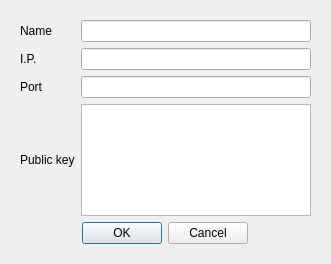
<?xml version="1.0" encoding="UTF-8"?>
<ui version="4.0">
 <class>RootNodeGui</class>
 <widget class="QWidget" name="RootNodeGui">
  <property name="geometry">
   <rect>
    <x>0</x>
    <y>0</y>
    <width>331</width>
    <height>264</height>
   </rect>
  </property>
  <property name="windowTitle">
   <string>Form</string>
  </property>
  <layout class="QVBoxLayout" name="verticalLayout">
   <item>
    <widget class="QWidget" name="widget" native="true">
     <layout class="QGridLayout" name="gridLayout">
      <item row="0" column="0">
       <widget class="QLabel" name="label">
        <property name="text">
         <string>Name</string>
        </property>
       </widget>
      </item>
      <item row="0" column="1">
       <widget class="QLineEdit" name="name"/>
      </item>
      <item row="5" column="0" colspan="2" alignment="Qt::AlignHCenter">
       <widget class="QDialogButtonBox" name="okOrReject">
        <property name="standardButtons">
         <set>QDialogButtonBox::Cancel|QDialogButtonBox::Ok</set>
        </property>
       </widget>
      </item>
      <item row="3" column="0">
       <widget class="QLabel" name="label_2">
        <property name="text">
         <string>Public key</string>
        </property>
       </widget>
      </item>
      <item row="1" column="0">
       <widget class="QLabel" name="label_3">
        <property name="text">
         <string>I.P.</string>
        </property>
       </widget>
      </item>
      <item row="1" column="1">
       <widget class="QLineEdit" name="IP"/>
      </item>
      <item row="3" column="1">
       <widget class="QTextEdit" name="pubKey"/>
      </item>
      <item row="2" column="0">
       <widget class="QLabel" name="label_4">
        <property name="text">
         <string>Port</string>
        </property>
       </widget>
      </item>
      <item row="2" column="1">
       <widget class="QLineEdit" name="port"/>
      </item>
     </layout>
    </widget>
   </item>
  </layout>
 </widget>
 <tabstops>
  <tabstop>name</tabstop>
  <tabstop>IP</tabstop>
  <tabstop>port</tabstop>
  <tabstop>pubKey</tabstop>
  <tabstop>okOrReject</tabstop>
 </tabstops>
 <resources/>
 <connections>
  <connection>
   <sender>okOrReject</sender>
   <signal>rejected()</signal>
   <receiver>RootNodeGui</receiver>
   <slot>close()</slot>
   <hints>
    <hint type="sourcelabel">
     <x>93</x>
     <y>78</y>
    </hint>
    <hint type="destinationlabel">
     <x>93</x>
     <y>47</y>
    </hint>
   </hints>
  </connection>
 </connections>
</ui>
